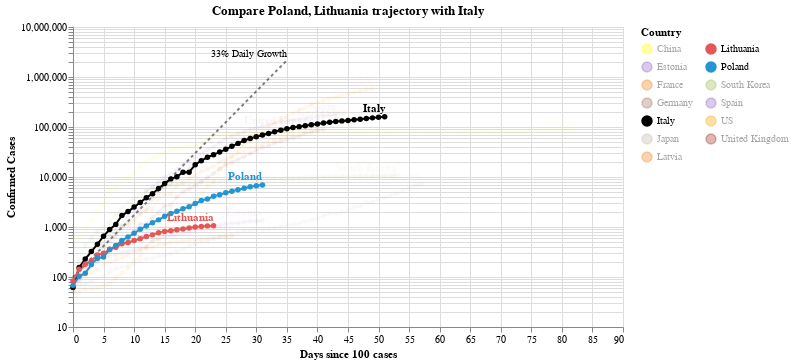

The code cell stored with this chart in its notebook:
### Code cell
#hide_input
chart2 = make_since_chart(['Poland', 'Lithuania'])
chart2

### Figure 1 — Vega-Lite specification as saved in the notebook (floating-point values rounded to 4 significant figures; data arrays with more than 128 entries replaced by an {"elided": "..."} marker saying what was removed)
{"config": {"view": {"continuousWidth": 400, "continuousHeight": 300}}, "layer": [{"mark": {"type": "line", "color": "black", "opacity": 0.5, "strokeDash": [3, 3]}, "encoding": {"x": {"type": "quantitative", "field": "Days since 100 cases"}, "y": {"type": "quantitative", "field": "Confirmed Cases"}}}, {"mark": {"type": "text", "align": "right", "dy": -6, "fontSize": 10, "text": "33% Daily Growth"}, "encoding": {"x": {"type": "quantitative", "field": "Days since 100 cases"}, "y": {"type": "quantitative", "field": "Confirmed Cases"}}, "transform": [{"filter": "(datum['Days since 100 cases'] >= 35)"}]}, {"data": {"name": "data-ec4ca3640571ff221ba982510ee2d8e8"}, "mark": {"type": "line", "point": true}, "encoding": {"color": {"type": "nominal", "field": "Country", "legend": {"columns": 2}, "scale": {"domain": ["China", "Estonia", "France", "Germany", "Italy", "Japan", "Latvia", "Lithuania", "Poland", "South Korea", "Spain", "US", "United Kingdom"], "range": ["yellow", "#9467bd", "#F58518", "#9D755D", "black", "#C1B7AD", "#F58518", "#E45756", "#2495D3", "#A1BA59", "#9467bd", "orange", "brown"]}}, "opacity": {"condition": {"value": 1, "selection": "selector004"}, "value": 0.05}, "tooltip": [{"type": "nominal", "field": "Country"}, {"type": "temporal", "field": "Date"}, {"type": "quantitative", "field": "Confirmed Cases"}, {"type": "quantitative", "field": "Days since 100 cases"}], "x": {"type": "quantitative", "field": "Days since 100 cases"}, "y": {"type": "quantitative", "field": "Confirmed Cases", "scale": {"type": "log"}}}, "selection": {"selector004": {"type": "multi", "fields": ["Country"], "bind": "legend", "init": [{"Country": "Poland"}, {"Country": "Lithuania"}, {"Country": "Italy"}]}}, "width": 550}, {"data": {"name": "data-ec4ca3640571ff221ba982510ee2d8e8"}, "mark": {"type": "text", "align": "right", "dy": -8, "fontWeight": "bold"}, "encoding": {"color": {"type": "nominal", "field": "Country", "legend": {"columns": 2}, "scale": {"domain": ["China", "Estonia", "France", "Germany", "Italy", "Japan", "Latvia", "Lithuania", "Poland", "South Korea", "Spain", "US", "United Kingdom"], "range": ["yellow", "#9467bd", "#F58518", "#9D755D", "black", "#C1B7AD", "#F58518", "#E45756", "#2495D3", "#A1BA59", "#9467bd", "orange", "brown"]}}, "opacity": {"condition": {"value": 1, "selection": "selector004"}, "value": 0.05}, "text": {"type": "nominal", "field": "Country"}, "tooltip": [{"type": "nominal", "field": "Country"}, {"type": "temporal", "field": "Date"}, {"type": "quantitative", "field": "Confirmed Cases"}, {"type": "quantitative", "field": "Days since 100 cases"}], "x": {"type": "quantitative", "field": "Days since 100 cases"}, "y": {"type": "quantitative", "field": "Confirmed Cases", "scale": {"type": "log"}}}, "transform": [{"filter": "(datum['Date'] >= 1586736000000)"}], "width": 550}], "data": {"name": "data-c1a3bbf4dd040f2e7e8e7a69520e3c2a"}, "title": "Compare Poland, Lithuania trajectory with Italy", "$schema": "https://vega.github.io/schema/vega-lite/v4.0.2.json", "datasets": {"data-c1a3bbf4dd040f2e7e8e7a69520e3c2a": [{"Days since 100 cases": 0, "Confirmed Cases": 100.0}, {"Days since 100 cases": 1, "Confirmed Cases": 133.0}, {"Days since 100 cases": 2, "Confirmed Cases": 176.9}, {"Days since 100 cases": 3, "Confirmed Cases": 235.3}, {"Days since 100 cases": 4, "Confirmed Cases": 312.9}, {"Days since 100 cases": 5, "Confirmed Cases": 416.2}, {"Days since 100 cases": 6, "Confirmed Cases": 553.5}, {"Days since 100 cases": 7, "Confirmed Cases": 736.1}, {"Days since 100 cases": 8, "Confirmed Cases": 979.1}, {"Days since 100 cases": 9, "Confirmed Cases": 1302.0}, {"Days since 100 cases": 10, "Confirmed Cases": 1732.0}, {"Days since 100 cases": 11, "Confirmed Cases": 2303.0}, {"Days since 100 cases": 12, "Confirmed Cases": 3064.0}, {"Days since 100 cases": 13, "Confirmed Cases": 4074.0}, {"Days since 100 cases": 14, "Confirmed Cases": 5419.0}, {"Days since 100 cases": 15, "Confirmed Cases": 7207.0}, {"Days since 100 cases": 16, "Confirmed Cases": 9586.0}, {"Days since 100 cases": 17, "Confirmed Cases": 12750.0}, {"Days since 100 cases": 18, "Confirmed Cases": 16960.0}, {"Days since 100 cases": 19, "Confirmed Cases": 22550.0}, {"Days since 100 cases": 20, "Confirmed Cases": 29990.0}, {"Days since 100 cases": 21, "Confirmed Cases": 39890.0}, {"Days since 100 cases": 22, "Confirmed Cases": 53060.0}, {"Days since 100 cases": 23, "Confirmed Cases": 70560.0}, {"Days since 100 cases": 24, "Confirmed Cases": 93850.0}, {"Days since 100 cases": 25, "Confirmed Cases": 124800.0}, {"Days since 100 cases": 26, "Confirmed Cases": 166000.0}, {"Days since 100 cases": 27, "Confirmed Cases": 220800.0}, {"Days since 100 cases": 28, "Confirmed Cases": 293700.0}, {"Days since 100 cases": 29, "Confirmed Cases": 390600.0}, {"Days since 100 cases": 30, "Confirmed Cases": 519500.0}, {"Days since 100 cases": 31, "Confirmed Cases": 690900.0}, {"Days since 100 cases": 32, "Confirmed Cases": 918900.0}, {"Days since 100 cases": 33, "Confirmed Cases": 1222000.0}, {"Days since 100 cases": 34, "Confirmed Cases": 1625000.0}, {"Days since 100 cases": 35, "Confirmed Cases": 2162000.0}], "data-ec4ca3640571ff221ba982510ee2d8e8": {"elided": "589 records"}}}
